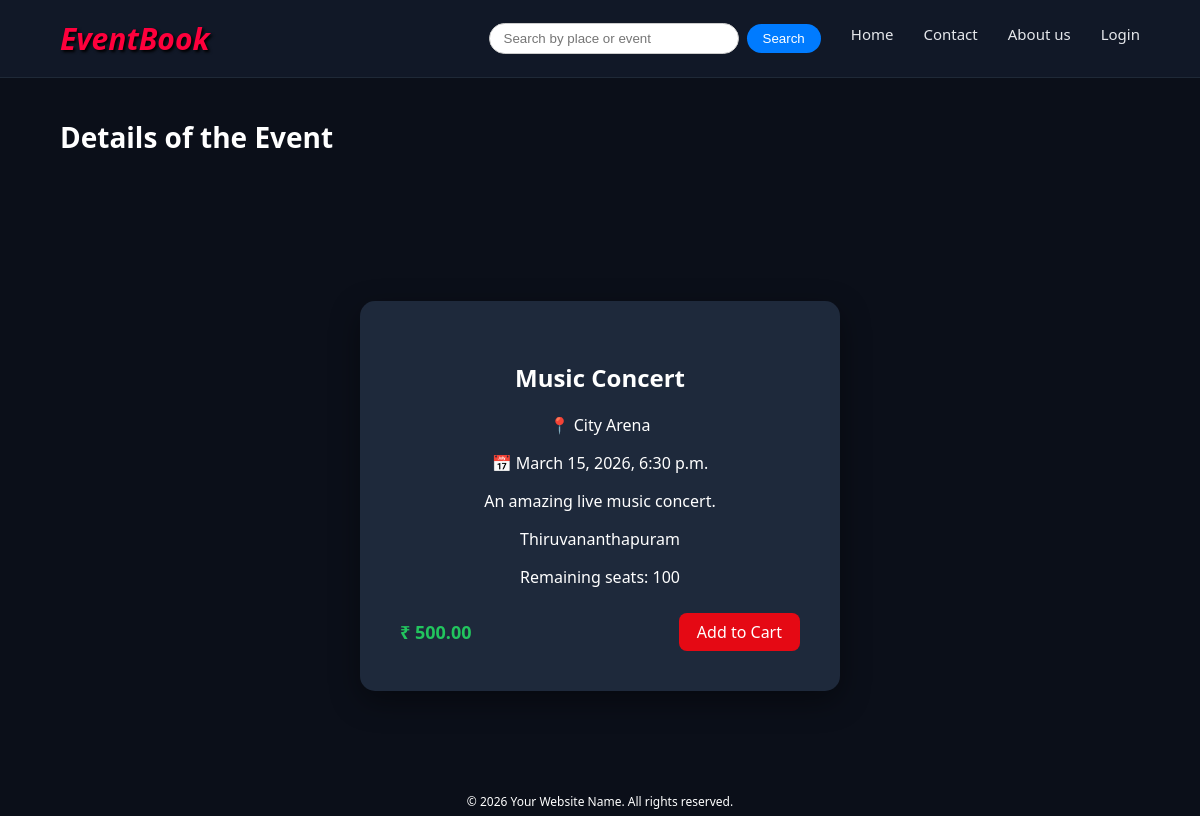
Screenshot of /book/1 with the database file from the repository.
### base/models.py (models this page shows, shortened)
class Event(models.Model):
    title = models.CharField(max_length=200)
    description = models.TextField()
    pcategory = models.CharField(max_length=100)
    venue = models.CharField(max_length=200)
    location = models.CharField(max_length=200)
    event_date = models.DateTimeField()
    total_seats = models.IntegerField()
    ticket_price = models.DecimalField(max_digits=10, decimal_places=2)

### base/views.py (the view)
# urls.py: path('book/<int:pk>',book,name='book'),
def book(request, pk):
    event = Event.objects.filter(id=pk, event_date__gte=timezone.now()).first()
    if not event:
        return redirect('home')
    if request.user.is_authenticated:
        cartproducts_count = CartModel.objects.filter(user=request.user).count()
    else:
        cartproducts_count = 0
    return render(request, 'book.html', {'data': event,'cartproducts_count': cartproducts_count})

### base/templates/book.html (shortened to what this page needs)
{% extends 'main.html' %}
{% block content %}
<h1>Details of the Event</h1>
<div class="book-wrapper">
    <div class="book-box">
        <h2>{{ data.title }}</h2>
        <p>📍 {{ data.venue }}</p>
        <p>📅 {{ data.event_date }}</p>
        <p>{{ data.description }}</p>
        <p>{{ data.location }}</p>
        <p>Remaining seats: {{ data.total_seats }}</p>
        <div class="book-footer">
            <span class="book-price">₹ {{ data.ticket_price }}</span>
            <a href="{% url 'addtocart' data.id %}" class="book-btn">
                Add to Cart
            </a>
        </div>
    </div>
</div>
{% endblock %}

### templates/main.html (shortened to what this page needs)
{% load static %}
<!DOCTYPE html>
<html lang="en">
<head>
    <link rel="stylesheet" href="{% static 'css/styles.css' %}">
</head>
<body>
    {% include 'nav.html' %}
    {% block content %}
    {% endblock %}
    <footer style="background-color:#0b0f19; color:#fff; text-align:center; padding:6px 0; font-size:12px; position:fixed; width:100%; bottom:0;">
    &copy; 2026 Your Website Name. All rights reserved.
    </footer>
</body>
</html>

### templates/nav.html
<nav class="navbar">
    <div class="logo">
        <a href="/">EventBook</a>
    </div>
    <ul class="nav-links">
        <form action="">
            <input type="text" name="q" placeholder="Search by place or event">
            <input type="submit" value="Search">
        </form>
        <li><a href="{% url 'home' %}">Home</a></li>
        <li><a href="{% url 'contact' %}">Contact</a></li>
        <li><a href="{% url 'aboutus' %}">About us</a></li>
        {% if user.is_authenticated %}
            <li><a href="{% url 'booked' %}">Bookings</a></li>
            <li><a href="{% url 'cart' %}">Cart({{cartproducts_count}})</a></li>
            <li><a href="{% url 'profile' %}">Hello, {{ user.username }}</a></li>
            <li><a href="{% url 'logout_' %}">Logout</a></li>
        {% else %}
            <li><a href="{% url 'login_' %}">Login</a></li>
        {% endif %}
    </ul>
</nav>

### static/css/styles.css (style rules this page uses)
body { margin: 0; font-family: 'Segoe UI', sans-serif; background-color: #0b0f19; color: #ffffff; }
.navbar { display: flex; justify-content: space-between; align-items: center; background-color: #111827; padding: 18px 60px; border-bottom: 1px solid #1f2937; }
.logo a { color: #ff003c; text-decoration: none; text-shadow: 2px 2px 3px black; font-size: 30px; font-weight: bold; font-style: italic; }
.nav-links { list-style: none; display: flex; gap: 30px; margin: 0; padding: 0; }
.nav-links li a { color: #e5e7eb; text-decoration: none; font-size: 15px; transition: 0.3s ease; }
h1 { margin: 40px 60px 20px; font-size: 28px; font-weight: 600; color: #ffffff; }
.book-wrapper { display: flex; justify-content: center; align-items: center; min-height: 80vh; }
.book-box { width: 400px; padding: 40px; background: #1e293b; border-radius: 15px; color: white; box-shadow: 0 10px 30px rgba(0,0,0,0.4); text-align: center; }
.book-footer { margin-top: 25px; display: flex; justify-content: space-between; align-items: center; }
.book-price { font-size: 18px; font-weight: bold; color: #22c55e; }
.book-btn { background: #e50914; color: white; padding: 8px 18px; border-radius: 8px; text-decoration: none; transition: 0.3s; }
.nav-links form { display: flex; align-items: center; gap: 8px; }
.nav-links form input[type="text"] { padding: 7px 14px; width: 220px; border: 1px solid #ccc; border-radius: 20px; outline: none; transition: 0.3s ease; }
.nav-links form input[type="submit"] { padding: 7px 16px; border: none; border-radius: 20px; background-color: #007bff; color: white; cursor: pointer; transition: 0.3s ease; }

### rows the page displays
Event: title "Music Concert", venue "City Arena", event_date "March 15, 2026, 6:30 p.m.", description "An amazing live music concert.", location "Thiruvananthapuram", total_seats "100", ticket_price "500.00"
